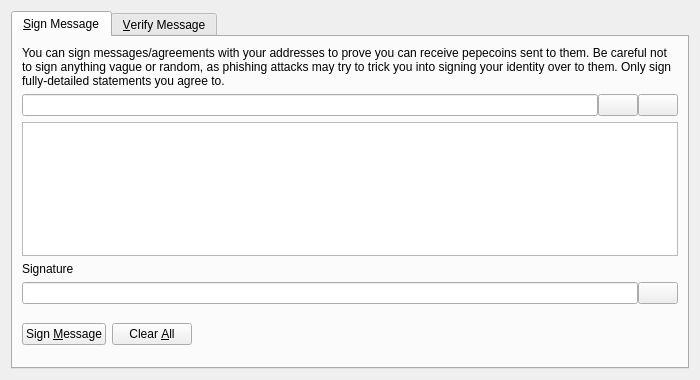
<?xml version="1.0" encoding="UTF-8"?>
<ui version="4.0">
  <class>SignVerifyMessageDialog</class>
  <widget class="QDialog" name="SignVerifyMessageDialog">
    <property name="geometry">
      <rect>
        <x>0</x>
        <y>0</y>
        <width>700</width>
        <height>380</height>
      </rect>
    </property>
    <property name="windowTitle">
      <string>Signatures - Sign / Verify a Message</string>
    </property>
    <property name="modal">
      <bool>true</bool>
    </property>
    <layout class="QVBoxLayout" name="verticalLayout">
      <item>
        <widget class="QTabWidget" name="tabWidget">
          <property name="currentIndex">
            <number>0</number>
          </property>
          <widget class="QWidget" name="tabSignMessage">
            <attribute name="title">
              <string>&amp;Sign Message</string>
            </attribute>
            <layout class="QVBoxLayout" name="verticalLayout_SM">
              <item>
                <widget class="QLabel" name="infoLabel_SM">
                  <property name="text">
                    <string>You can sign messages/agreements with your addresses to prove you can receive pepecoins sent to them. Be careful not to sign anything vague or random, as phishing attacks may try to trick you into signing your identity over to them. Only sign fully-detailed statements you agree to.</string>
                  </property>
                  <property name="textFormat">
                    <enum>Qt::PlainText</enum>
                  </property>
                  <property name="wordWrap">
                    <bool>true</bool>
                  </property>
                </widget>
              </item>
              <item>
                <layout class="QHBoxLayout" name="horizontalLayout_1_SM">
                  <property name="spacing">
                    <number>0</number>
                  </property>
                  <item>
                    <widget class="QValidatedLineEdit" name="addressIn_SM">
                      <property name="toolTip">
                        <string>The Pepecoin address to sign the message with</string>
                      </property>
                    </widget>
                  </item>
                  <item>
                    <widget class="QPushButton" name="addressBookButton_SM">
                      <property name="toolTip">
                        <string>Choose previously used address</string>
                      </property>
                      <property name="text">
                        <string />
                      </property>
                      <property name="icon">
                        <iconset resource="../bitcoin.qrc">
                          <normaloff>:/icons/address-book</normaloff>
                          :/icons/address-book
                        </iconset>
                      </property>
                      <property name="shortcut">
                        <string>Alt+A</string>
                      </property>
                      <property name="autoDefault">
                        <bool>false</bool>
                      </property>
                    </widget>
                  </item>
                  <item>
                    <widget class="QPushButton" name="pasteButton_SM">
                      <property name="toolTip">
                        <string>Paste address from clipboard</string>
                      </property>
                      <property name="text">
                        <string />
                      </property>
                      <property name="icon">
                        <iconset resource="../bitcoin.qrc">
                          <normaloff>:/icons/editpaste</normaloff>
                          :/icons/editpaste
                        </iconset>
                      </property>
                      <property name="shortcut">
                        <string>Alt+P</string>
                      </property>
                      <property name="autoDefault">
                        <bool>false</bool>
                      </property>
                    </widget>
                  </item>
                </layout>
              </item>
              <item>
                <widget class="QPlainTextEdit" name="messageIn_SM">
                  <property name="toolTip">
                    <string>Enter the message you want to sign here</string>
                  </property>
                </widget>
              </item>
              <item>
                <widget class="QLabel" name="signatureLabel_SM">
                  <property name="text">
                    <string>Signature</string>
                  </property>
                  <property name="textFormat">
                    <enum>Qt::PlainText</enum>
                  </property>
                </widget>
              </item>
              <item>
                <layout class="QHBoxLayout" name="horizontalLayout_2_SM">
                  <property name="spacing">
                    <number>0</number>
                  </property>
                  <item>
                    <widget class="QLineEdit" name="signatureOut_SM">
                      <property name="font">
                        <font>
                          <italic>true</italic>
                        </font>
                      </property>
                      <property name="readOnly">
                        <bool>true</bool>
                      </property>
                    </widget>
                  </item>
                  <item>
                    <widget class="QPushButton" name="copySignatureButton_SM">
                      <property name="toolTip">
                        <string>Copy the current signature to the system clipboard</string>
                      </property>
                      <property name="text">
                        <string />
                      </property>
                      <property name="icon">
                        <iconset resource="../bitcoin.qrc">
                          <normaloff>:/icons/editcopy</normaloff>
                          :/icons/editcopy
                        </iconset>
                      </property>
                      <property name="autoDefault">
                        <bool>false</bool>
                      </property>
                    </widget>
                  </item>
                </layout>
              </item>
              <item>
                <layout class="QHBoxLayout" name="horizontalLayout_3_SM">
                  <item>
                    <widget class="QPushButton" name="signMessageButton_SM">
                      <property name="toolTip">
                        <string>Sign the message to prove you own this Pepecoin address</string>
                      </property>
                      <property name="text">
                        <string>Sign &amp;Message</string>
                      </property>
                      <property name="icon">
                        <iconset resource="../bitcoin.qrc">
                          <normaloff>:/icons/edit</normaloff>
                          :/icons/edit
                        </iconset>
                      </property>
                      <property name="autoDefault">
                        <bool>false</bool>
                      </property>
                    </widget>
                  </item>
                  <item>
                    <widget class="QPushButton" name="clearButton_SM">
                      <property name="toolTip">
                        <string>Reset all sign message fields</string>
                      </property>
                      <property name="text">
                        <string>Clear &amp;All</string>
                      </property>
                      <property name="icon">
                        <iconset resource="../bitcoin.qrc">
                          <normaloff>:/icons/remove</normaloff>
                          :/icons/remove
                        </iconset>
                      </property>
                      <property name="autoDefault">
                        <bool>false</bool>
                      </property>
                    </widget>
                  </item>
                  <item>
                    <spacer name="horizontalSpacer_1_SM">
                      <property name="orientation">
                        <enum>Qt::Horizontal</enum>
                      </property>
                      <property name="sizeHint" stdset="0">
                        <size>
                          <width>40</width>
                          <height>48</height>
                        </size>
                      </property>
                    </spacer>
                  </item>
                  <item>
                    <widget class="QLabel" name="statusLabel_SM">
                      <property name="font">
                        <font>
                          <weight>75</weight>
                          <bold>true</bold>
                        </font>
                      </property>
                      <property name="text">
                        <string />
                      </property>
                      <property name="wordWrap">
                        <bool>true</bool>
                      </property>
                    </widget>
                  </item>
                  <item>
                    <spacer name="horizontalSpacer_2_SM">
                      <property name="orientation">
                        <enum>Qt::Horizontal</enum>
                      </property>
                      <property name="sizeHint" stdset="0">
                        <size>
                          <width>40</width>
                          <height>48</height>
                        </size>
                      </property>
                    </spacer>
                  </item>
                </layout>
              </item>
            </layout>
          </widget>
          <widget class="QWidget" name="tabVerifyMessage">
            <attribute name="title">
              <string>&amp;Verify Message</string>
            </attribute>
            <layout class="QVBoxLayout" name="verticalLayout_VM">
              <item>
                <widget class="QLabel" name="infoLabel_VM">
                  <property name="text">
                    <string>Enter the receiver's address, message (ensure you copy line breaks, spaces, tabs, etc. exactly) and signature below to verify the message. Be careful not to read more into the signature than what is in the signed message itself, to avoid being tricked by a man-in-the-middle attack. Note that this only proves the signing party receives with the address, it cannot prove sendership of any transaction!</string>
                  </property>
                  <property name="textFormat">
                    <enum>Qt::PlainText</enum>
                  </property>
                  <property name="alignment">
                    <set>Qt::AlignLeading|Qt::AlignLeft|Qt::AlignTop</set>
                  </property>
                  <property name="wordWrap">
                    <bool>true</bool>
                  </property>
                </widget>
              </item>
              <item>
                <layout class="QHBoxLayout" name="horizontalLayout_1_VM">
                  <property name="spacing">
                    <number>0</number>
                  </property>
                  <item>
                    <widget class="QValidatedLineEdit" name="addressIn_VM">
                      <property name="toolTip">
                        <string>The Pepecoin address the message was signed with</string>
                      </property>
                    </widget>
                  </item>
                  <item>
                    <widget class="QPushButton" name="addressBookButton_VM">
                      <property name="toolTip">
                        <string>Choose previously used address</string>
                      </property>
                      <property name="text">
                        <string />
                      </property>
                      <property name="icon">
                        <iconset resource="../bitcoin.qrc">
                          <normaloff>:/icons/address-book</normaloff>
                          :/icons/address-book
                        </iconset>
                      </property>
                      <property name="shortcut">
                        <string>Alt+A</string>
                      </property>
                      <property name="autoDefault">
                        <bool>false</bool>
                      </property>
                    </widget>
                  </item>
                </layout>
              </item>
              <item>
                <widget class="QPlainTextEdit" name="messageIn_VM" />
              </item>
              <item>
                <widget class="QValidatedLineEdit" name="signatureIn_VM" />
              </item>
              <item>
                <layout class="QHBoxLayout" name="horizontalLayout_2_VM">
                  <item>
                    <widget class="QPushButton" name="verifyMessageButton_VM">
                      <property name="toolTip">
                        <string>Verify the message to ensure it was signed with the specified Pepecoin address</string>
                      </property>
                      <property name="text">
                        <string>Verify &amp;Message</string>
                      </property>
                      <property name="icon">
                        <iconset resource="../bitcoin.qrc">
                          <normaloff>:/icons/transaction_0</normaloff>
                          :/icons/transaction_0
                        </iconset>
                      </property>
                      <property name="autoDefault">
                        <bool>false</bool>
                      </property>
                    </widget>
                  </item>
                  <item>
                    <widget class="QPushButton" name="clearButton_VM">
                      <property name="toolTip">
                        <string>Reset all verify message fields</string>
                      </property>
                      <property name="text">
                        <string>Clear &amp;All</string>
                      </property>
                      <property name="icon">
                        <iconset resource="../bitcoin.qrc">
                          <normaloff>:/icons/remove</normaloff>
                          :/icons/remove
                        </iconset>
                      </property>
                      <property name="autoDefault">
                        <bool>false</bool>
                      </property>
                    </widget>
                  </item>
                  <item>
                    <spacer name="horizontalSpacer_1_VM">
                      <property name="orientation">
                        <enum>Qt::Horizontal</enum>
                      </property>
                      <property name="sizeHint" stdset="0">
                        <size>
                          <width>40</width>
                          <height>48</height>
                        </size>
                      </property>
                    </spacer>
                  </item>
                  <item>
                    <widget class="QLabel" name="statusLabel_VM">
                      <property name="font">
                        <font>
                          <weight>75</weight>
                          <bold>true</bold>
                        </font>
                      </property>
                      <property name="text">
                        <string />
                      </property>
                      <property name="wordWrap">
                        <bool>true</bool>
                      </property>
                    </widget>
                  </item>
                  <item>
                    <spacer name="horizontalSpacer_2_VM">
                      <property name="orientation">
                        <enum>Qt::Horizontal</enum>
                      </property>
                      <property name="sizeHint" stdset="0">
                        <size>
                          <width>40</width>
                          <height>48</height>
                        </size>
                      </property>
                    </spacer>
                  </item>
                </layout>
              </item>
            </layout>
          </widget>
        </widget>
      </item>
    </layout>
  </widget>
  <customwidgets>
    <customwidget>
      <class>QValidatedLineEdit</class>
      <extends>QLineEdit</extends>
      <header>qvalidatedlineedit.h</header>
    </customwidget>
  </customwidgets>
  <resources>
    <include location="../bitcoin.qrc" />
  </resources>
  <connections />
</ui>
